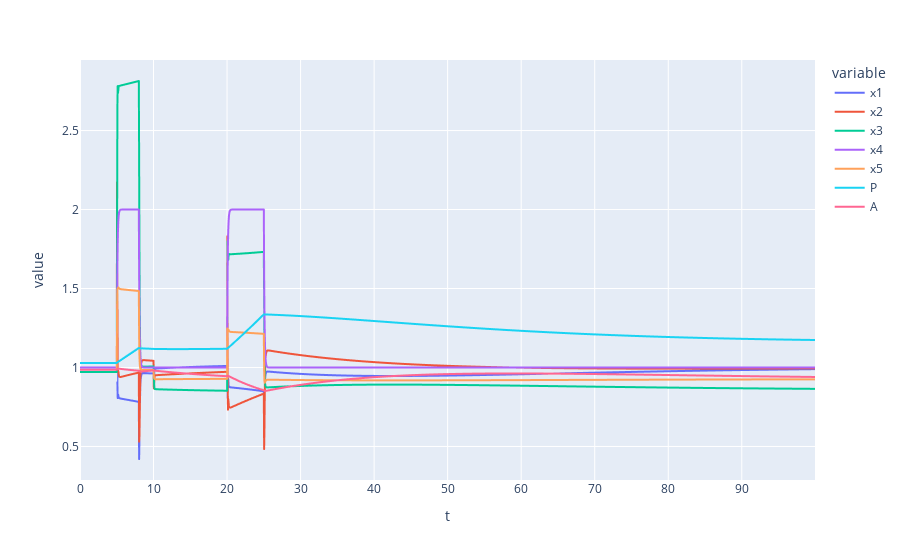

Notebook code cell kept with this figure:
### Code cell
parameter_values_sim_high = parameter_values_normal.copy()
parameter_values_sim_low = parameter_values_normal.copy()
parameter_values_sim_high[u] = 2

model_high_u = lambdify(variables, model.subs(parameter_values_sim_high))
model_low_u = lambdify(variables, model.subs(parameter_values_sim_low))
parameter_values_sim_high[K_GR] =2
model_high_u_low_kgr = lambdify(variables, model.subs(parameter_values_sim_high))
parameter_values_sim_low[K_GR] = 2
model_low_u_low_kgr = lambdify(variables, model.subs(parameter_values_sim_low))

guess = [1 for _ in range(len(variables))]

low = {'model': model_low_u, 'params': parameter_values_sim_low}
high = {'model': model_high_u, 'params': parameter_values_sim_high}
low_kgr = {'model': model_low_u_low_kgr, 'params': parameter_values_sim_low}
high_kgr = {'model': model_high_u_low_kgr, 'params': parameter_values_sim_high}

day = 1
hour = day / 24
year = 365 * day
L = 100 * day
dt = hour
sim_time = np.arange(0, L, dt)

model_dictionary = {  # specify which model to use in each time interval 
    (5 *day, 8 * day): high,
    (8 * day, 10 * day): low,
    (10 * day, 20* day): low_kgr,
    (20 * day, 25 * day): high_kgr,
    (25 * day, np.inf* day): low_kgr,
    (-np.inf, np.inf): low
}

ic = fsolve(model_fixed_point_function, guess, args=model_low_u)

res = simulate_HPA(ic, sim_time, model_dictionary,variables)
time_scale = 'days'
if time_scale == 'hours':
    res['t'] = sim_time * 24
else:
    res['t'] = sim_time
res = res.set_index('t')
res.plot(backend='plotly').show()
plt.tight_layout()
# plt.xticks(np.arange(0, L, day), np.arange(0, L, 2 * day))
plt.show()

### Figure 1 — Plotly figure (JSON) as saved in the notebook; plotly's stock layout.template omitted (floating-point values rounded to 4 significant figures; data arrays with more than 128 entries replaced by an {"elided": "..."} marker saying what was removed)
{"data": [{"hovertemplate": "variable=x1<br>t=%{x}<br>value=%{y}<extra></extra>", "legendgroup": "x1", "line": {"color": "#636efa", "dash": "solid"}, "marker": {"symbol": "circle"}, "mode": "lines", "name": "x1", "showlegend": true, "type": "scattergl", "x": {"elided": "2400 float values"}, "xaxis": "x", "y": {"elided": "2400 float values"}, "yaxis": "y"}, {"hovertemplate": "variable=x2<br>t=%{x}<br>value=%{y}<extra></extra>", "legendgroup": "x2", "line": {"color": "#EF553B", "dash": "solid"}, "marker": {"symbol": "circle"}, "mode": "lines", "name": "x2", "showlegend": true, "type": "scattergl", "x": {"elided": "2400 float values"}, "xaxis": "x", "y": {"elided": "2400 float values"}, "yaxis": "y"}, {"hovertemplate": "variable=x3<br>t=%{x}<br>value=%{y}<extra></extra>", "legendgroup": "x3", "line": {"color": "#00cc96", "dash": "solid"}, "marker": {"symbol": "circle"}, "mode": "lines", "name": "x3", "showlegend": true, "type": "scattergl", "x": {"elided": "2400 float values"}, "xaxis": "x", "y": {"elided": "2400 float values"}, "yaxis": "y"}, {"hovertemplate": "variable=x4<br>t=%{x}<br>value=%{y}<extra></extra>", "legendgroup": "x4", "line": {"color": "#ab63fa", "dash": "solid"}, "marker": {"symbol": "circle"}, "mode": "lines", "name": "x4", "showlegend": true, "type": "scattergl", "x": {"elided": "2400 float values"}, "xaxis": "x", "y": {"elided": "2400 float values"}, "yaxis": "y"}, {"hovertemplate": "variable=x5<br>t=%{x}<br>value=%{y}<extra></extra>", "legendgroup": "x5", "line": {"color": "#FFA15A", "dash": "solid"}, "marker": {"symbol": "circle"}, "mode": "lines", "name": "x5", "showlegend": true, "type": "scattergl", "x": {"elided": "2400 float values"}, "xaxis": "x", "y": {"elided": "2400 float values"}, "yaxis": "y"}, {"hovertemplate": "variable=P<br>t=%{x}<br>value=%{y}<extra></extra>", "legendgroup": "P", "line": {"color": "#19d3f3", "dash": "solid"}, "marker": {"symbol": "circle"}, "mode": "lines", "name": "P", "showlegend": true, "type": "scattergl", "x": {"elided": "2400 float values"}, "xaxis": "x", "y": {"elided": "2400 float values"}, "yaxis": "y"}, {"hovertemplate": "variable=A<br>t=%{x}<br>value=%{y}<extra></extra>", "legendgroup": "A", "line": {"color": "#FF6692", "dash": "solid"}, "marker": {"symbol": "circle"}, "mode": "lines", "name": "A", "showlegend": true, "type": "scattergl", "x": {"elided": "2400 float values"}, "xaxis": "x", "y": {"elided": "2400 float values"}, "yaxis": "y"}], "layout": {"legend": {"title": {"text": "variable"}, "tracegroupgap": 0}, "margin": {"t": 60}, "xaxis": {"anchor": "y", "domain": [0, 1], "title": {"text": "t"}}, "yaxis": {"anchor": "x", "domain": [0, 1], "title": {"text": "value"}}}}
